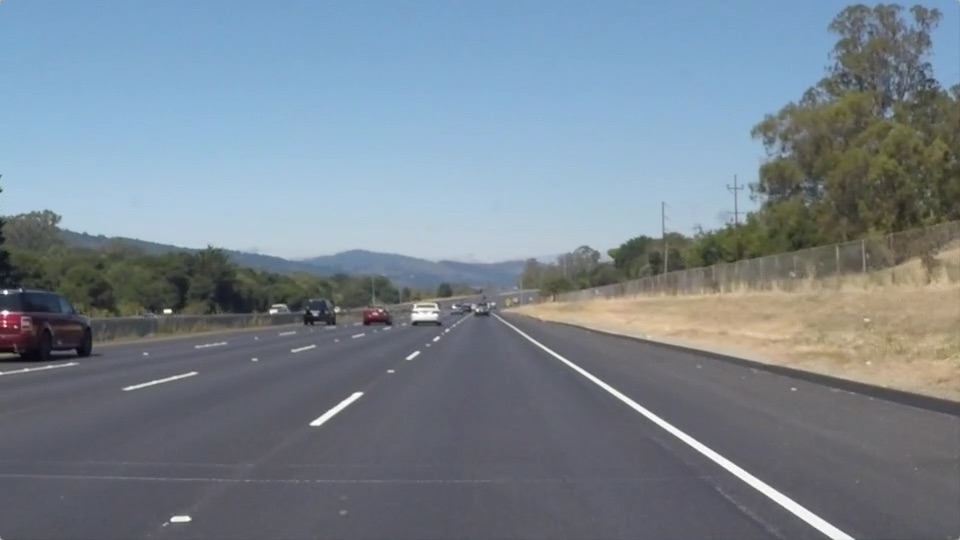
#> input picture CV_Labs/Lab_2_Edge_Detection/lane_detect_test.jpg, 960 x 540 px, found by its file name
$ jupyter execute --allow-errors Image_Edge_Detection.ipynb   (older library calls are emulated)
#> lines starting #> are read from the running program, lines starting #| are printed output that depends on the picture; after the words box and inside, x2 and y2 are one past the last pixel; in counts of white or black regions, pixels touching at a corner belong together; long printed decimals are rounded
[cell 1]
import cv2
from google.colab.patches import cv2_imshow
import matplotlib.pyplot as plt
import numpy as np
from scipy import ndimage
from numpy import random
from astropy.visualization import make_lupton_rgb

[cell 2]
img = cv2.imread('lane_detect_test.jpg',0)
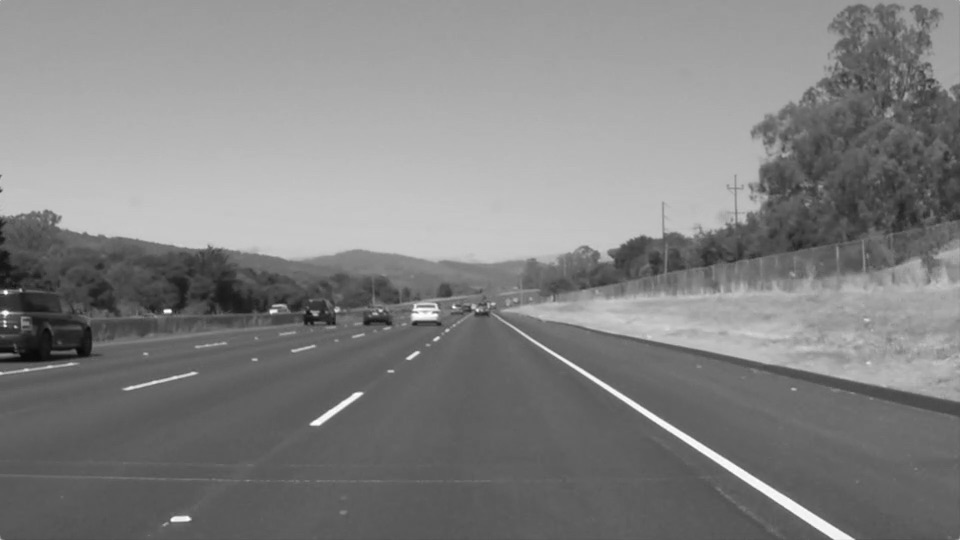
#> img: shape (540, 960); min 8, max 255, mean 130.1

# Canny Edge Detector

[cell 3]
cv2_imshow(img)

[cell 4]
edges = cv2.Canny(img,100,200)
#> edges: shape (540, 960); 1.6% white in thin lines or dots
plt.subplot(121),plt.imshow(img,cmap = 'gray')
plt.title('Original Image'), plt.xticks([]), plt.yticks([])
plt.subplot(122),plt.imshow(edges,cmap = 'gray')
plt.title('Edge Image'), plt.xticks([]), plt.yticks([])
plt.show()
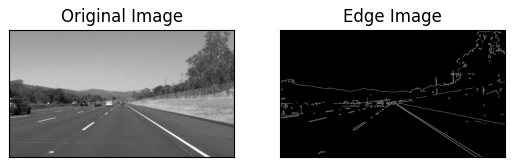
#> figure drawn by matplotlib, 2 panels

[cell 5]
img = cv2.imread('shapessm.jpg',0)
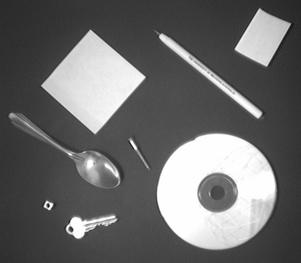
#> input picture CV_Labs/Lab_2_Edge_Detection/shapessm.jpg, 301 x 263 px, found by its file name
#> img is the input picture: shape (263, 301); min 14, max 255, mean 106.3
cv2_imshow(img)
edges = cv2.Canny(img,100,200)
#> edges: shape (263, 301); 3.4% white in thin lines or dots, all inside (x1, y1, x2, y2) = (9, 8, 291, 250)
plt.subplot(121),plt.imshow(img,cmap = 'gray')
plt.title('Original Image'), plt.xticks([]), plt.yticks([])
plt.subplot(122),plt.imshow(edges,cmap = 'gray')
plt.title('Edge Image'), plt.xticks([]), plt.yticks([])
plt.show()

[cell 6]
img = cv2.imread('step2line.png',0)
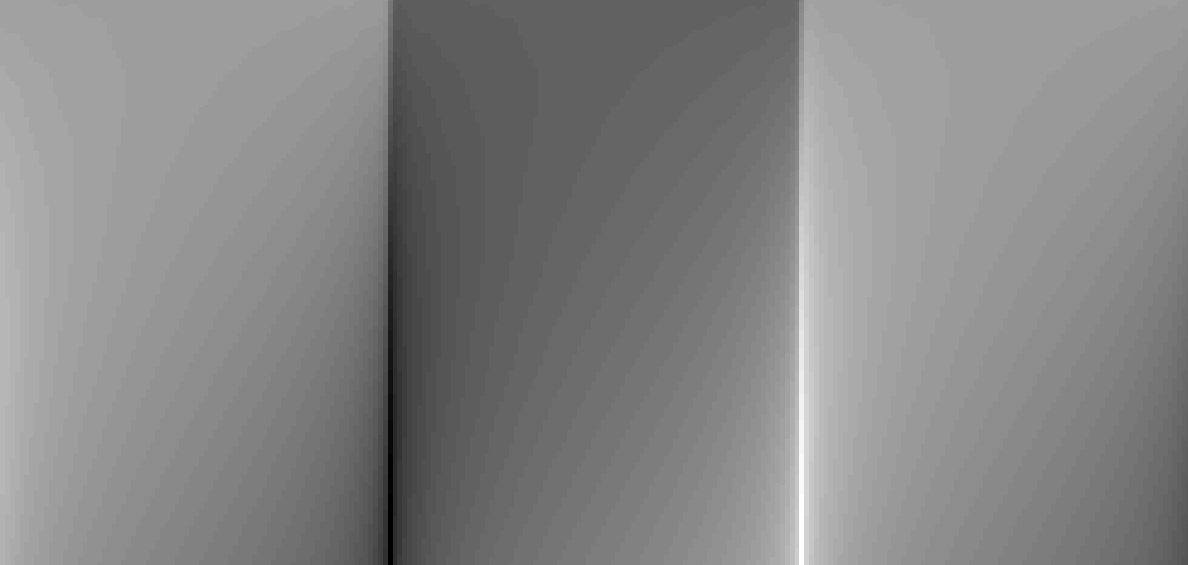
#> input picture CV_Labs/Lab_2_Edge_Detection/step2line.png, 1188 x 565 px, found by its file name
#> img is the input picture: shape (565, 1188); min 0, max 255, mean 133.3
cv2_imshow(img)
edges = cv2.Canny(img,50,100)
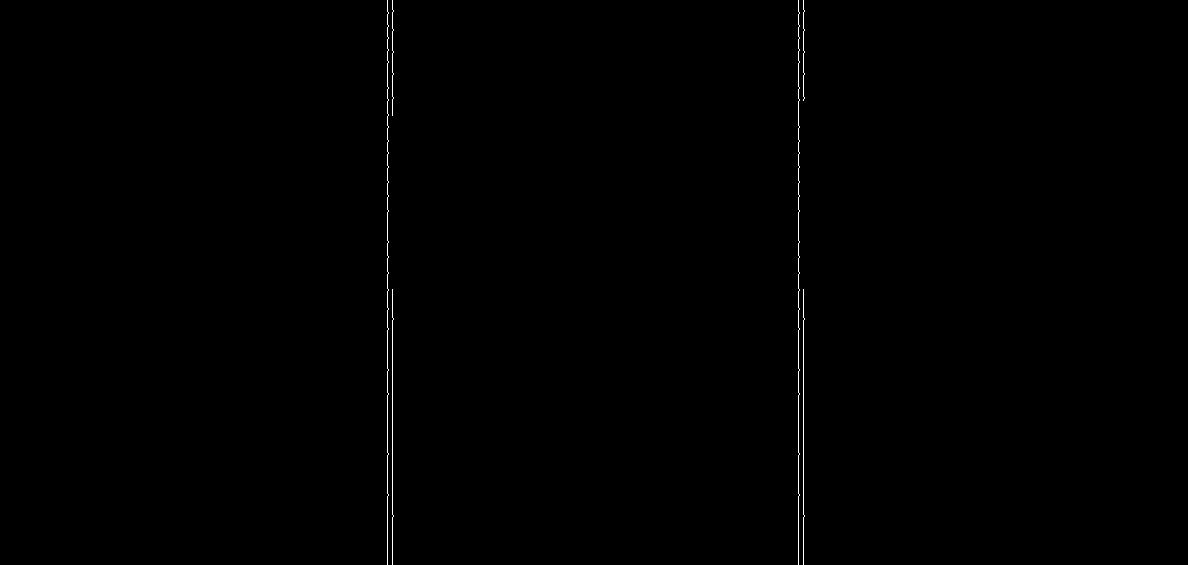
#> edges: shape (565, 1188); 0.28% white in thin lines or dots, all inside (x1, y1, x2, y2) = (387, 0, 805, 565)
plt.subplot(121),plt.imshow(img,cmap = 'gray')
plt.title('Original Image'), plt.xticks([]), plt.yticks([])
plt.subplot(122),plt.imshow(edges,cmap = 'gray')
plt.title('Edge Image'), plt.xticks([]), plt.yticks([])
plt.show()

# Sobel

[cell 7]
img = cv2.imread('lane_detect_test.jpg',0)

laplacian = cv2.Laplacian(img,cv2.CV_64F)
sobelx = cv2.Sobel(img,cv2.CV_64F,1,0,ksize=5)
sobely = cv2.Sobel(img,cv2.CV_64F,0,1,ksize=5)
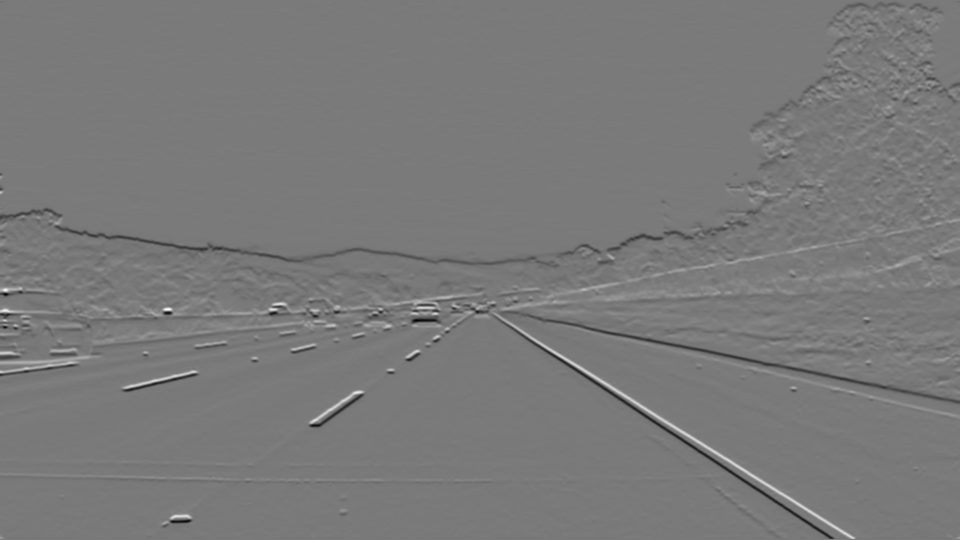
#> sobely: shape (540, 960) float64; min -7420, max 8067, mean -14.7; drawn with min black and max white

plt.subplot(2,2,1),plt.imshow(img,cmap = 'gray')
plt.title('Original'), plt.xticks([]), plt.yticks([])
plt.subplot(2,2,2),plt.imshow(laplacian,cmap = 'gray')
plt.title('Laplacian'), plt.xticks([]), plt.yticks([])
plt.subplot(2,2,3),plt.imshow(sobelx,cmap = 'gray')
plt.title('Sobel X'), plt.xticks([]), plt.yticks([])
plt.subplot(2,2,4),plt.imshow(sobely,cmap = 'gray')
plt.title('Sobel Y'), plt.xticks([]), plt.yticks([])

plt.show()

[cell 8]
img = cv2.imread('shapessm.jpg',0)

laplacian = cv2.Laplacian(img,cv2.CV_64F)
#> laplacian: shape (263, 301) float64
sobelx = cv2.Sobel(img,cv2.CV_64F,1,0,ksize=5)
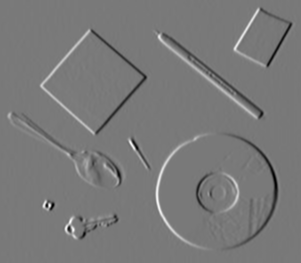
#> sobelx: shape (263, 301) float64; min -8538, max 9378, mean -0.6; drawn with min black and max white
sobely = cv2.Sobel(img,cv2.CV_64F,0,1,ksize=5)
#> sobely: shape (263, 301) float64

plt.subplot(2,2,1),plt.imshow(img,cmap = 'gray')
plt.title('Original'), plt.xticks([]), plt.yticks([])
plt.subplot(2,2,2),plt.imshow(laplacian,cmap = 'gray')
plt.title('Laplacian'), plt.xticks([]), plt.yticks([])
plt.subplot(2,2,3),plt.imshow(sobelx,cmap = 'gray')
plt.title('Sobel X'), plt.xticks([]), plt.yticks([])
plt.subplot(2,2,4),plt.imshow(sobely,cmap = 'gray')
plt.title('Sobel Y'), plt.xticks([]), plt.yticks([])

plt.show()

[cell 9]
img = cv2.imread('step2line.png',0)

laplacian = cv2.Laplacian(img,cv2.CV_64F)
#> laplacian: shape (565, 1188) float64
sobelx = cv2.Sobel(img,cv2.CV_64F,1,0,ksize=5)
#> sobelx: shape (565, 1188) float64
sobely = cv2.Sobel(img,cv2.CV_64F,0,1,ksize=5)
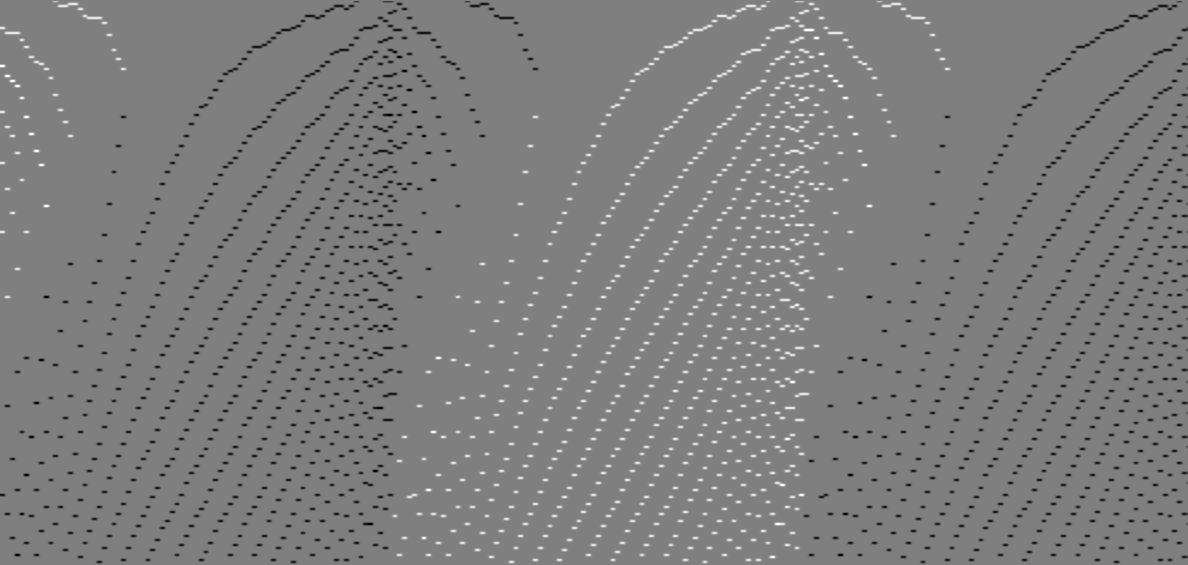
#> sobely: shape (565, 1188) float64; min -240, max 240, mean -1.9; drawn with min black and max white

plt.subplot(2,2,1),plt.imshow(img,cmap = 'gray')
plt.title('Original'), plt.xticks([]), plt.yticks([])
plt.subplot(2,2,2),plt.imshow(laplacian,cmap = 'gray')
plt.title('Laplacian'), plt.xticks([]), plt.yticks([])
plt.subplot(2,2,3),plt.imshow(sobelx,cmap = 'gray')
plt.title('Sobel X'), plt.xticks([]), plt.yticks([])
plt.subplot(2,2,4),plt.imshow(sobely,cmap = 'gray')
plt.title('Sobel Y'), plt.xticks([]), plt.yticks([])

plt.show()

# Hough transform

[cell 10]
img = cv2.imread('lane_detect_test.jpg')
#> img is the input picture: shape (540, 960, 3); mean B, G, R 143.7, 132.6, 120.3
gray = cv2.cvtColor(img,cv2.COLOR_BGR2GRAY)
edges = cv2.Canny(gray,50,150,apertureSize = 3)
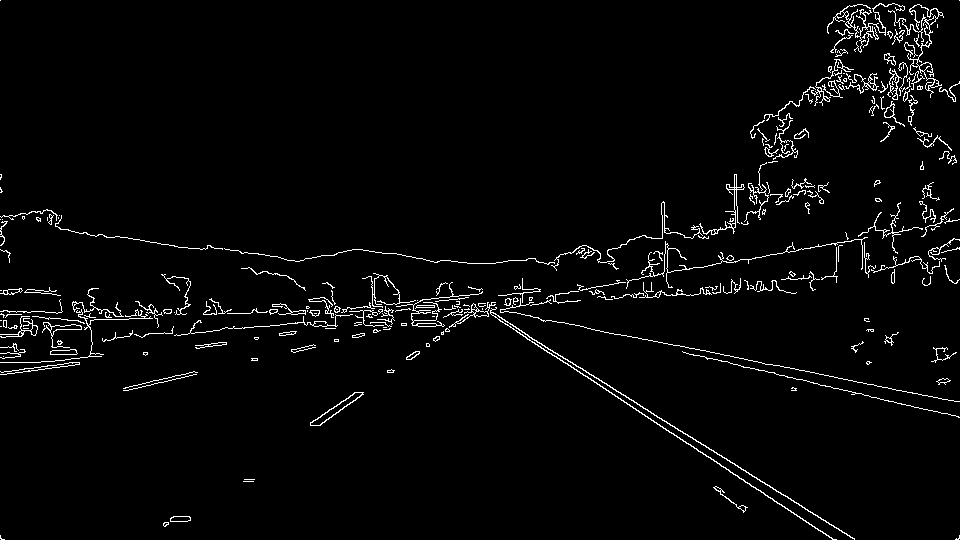
#> edges: shape (540, 960); 2.8% white in thin lines or dots

lines = cv2.HoughLines(edges,1,np.pi/180,200)
#> lines = [[5, 2.13], [-3, 2.15], [210, 1.76], [347, 1.48], [384, 1.4], [325, 1.52], [190, 1.8], [329, 1.52]]
print(lines.shape)
#| (8, 1, 2)
print(lines)
#| [[[  5.          2.129]]
#|  [[ -3.          2.147 ]]
#|  [[210.          1.763]]
#|  [[347.          1.484]]
#|  [[384.          1.396]]
#|  [[325.          1.518]]
#|  [[190.          1.798]]
#|  [[329.          1.518]]]
#> (the rest of this cell did not finish here and is left out)

[cell 11]
img = cv2.imread('/content/shapessm.jpg',0)
edges = cv2.Canny(img,50,150,apertureSize = 3)
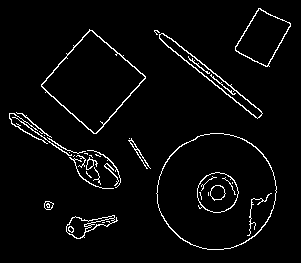
#> edges: shape (263, 301); 3.7% white in thin lines or dots, all inside (x1, y1, x2, y2) = (9, 8, 291, 250)
cv2_imshow(edges)
lines = cv2.HoughLines(edges,1,np.pi/180,200)
#> lines = None
#> (the rest of this cell did not finish here and is left out)
